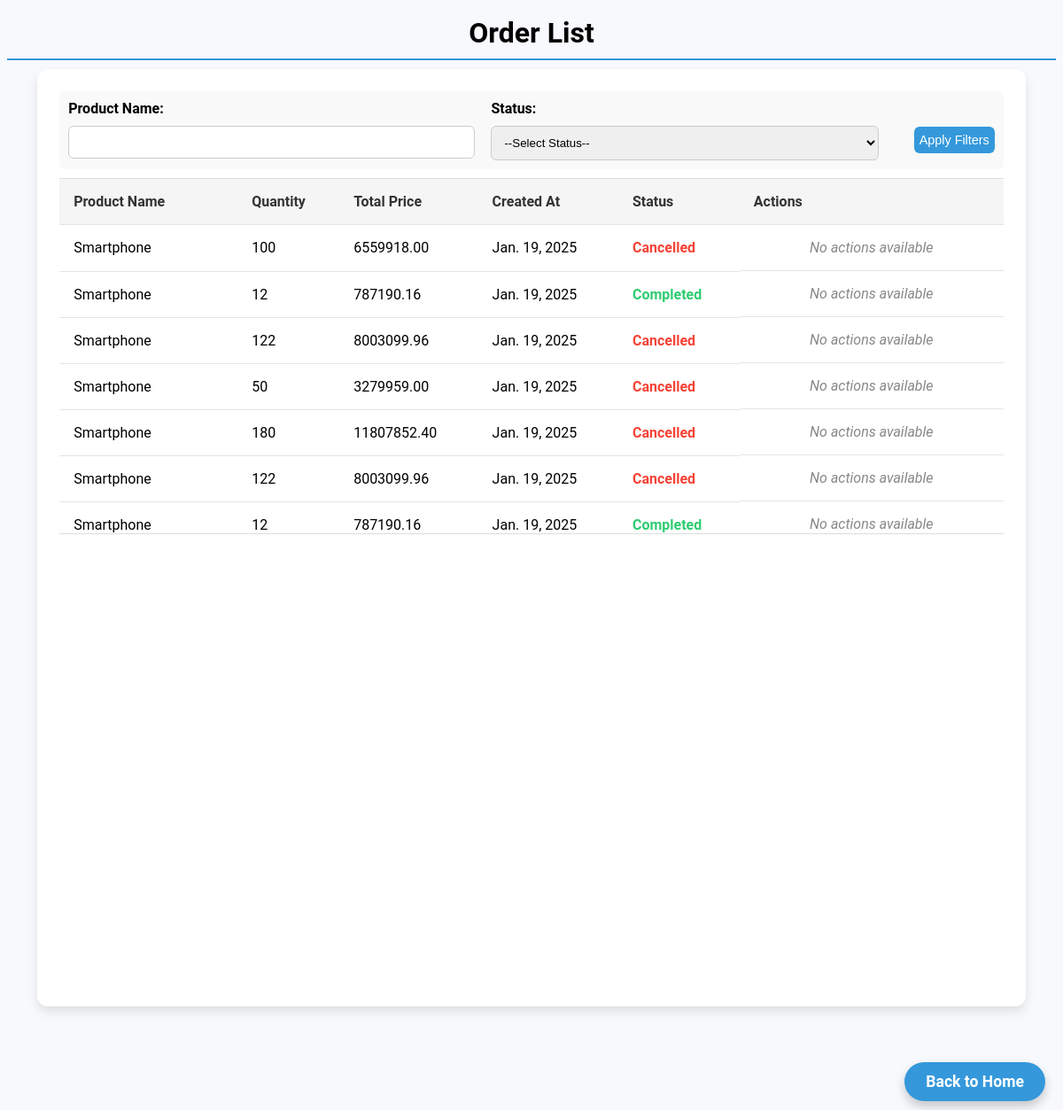
Screenshot of /orders/ with the database file from the repository.
### inventory_managemen/models.py (models this page shows, shortened)
class SaleOrder(models.Model):
    STATUS_CHOICES = [
        ('Pending', 'Pending'),
        ('Completed', 'Completed'),
        ('Cancelled', 'Cancelled'),
    ]
    product = models.ForeignKey(Product, on_delete=models.CASCADE)
    quantity = models.PositiveIntegerField()
    total_price = models.DecimalField(max_digits=10, decimal_places=2)
    sale_date = models.DateField(auto_now_add=True)
    status = models.CharField(max_length=10, choices=STATUS_CHOICES)

class Product(models.Model):
    name = models.CharField(max_length=255, unique=True)
    description = models.TextField()
    category = models.CharField(max_length=255)
    price = models.DecimalField(max_digits=10, decimal_places=2)
    stock_quantity = models.PositiveIntegerField()
    supplier = models.ForeignKey(Supplier, on_delete=models.CASCADE)

### inventory_managemen/views.py (the view)
# urls.py: path('orders/', views.list_orders, name='list_orders'),
def list_orders(request):
    product_name = request.GET.get('product_name', '')
    status = request.GET.get('status', '')
    start_date = request.GET.get('start_date', '')
    end_date = request.GET.get('end_date', '')
    filters = Q()
    if product_name:
        filters &= Q(product__name__icontains=product_name)
    if status:
        filters &= Q(status=status)
    if start_date and end_date:
        filters &= Q(sale_date__range=[start_date, end_date])
    orders = SaleOrder.objects.filter(filters)
    return render(request, 'inventory/list_orders.html', {'orders': orders})

### templates/inventory/list_orders.html (shortened to what this page needs)
<!DOCTYPE html>
<html lang="en">
<head>
</head>
<body>
    <h1>Order List</h1>
    <div class="container">
        <form method="get" action="{% url 'list_orders' %}">
            <div>
                <label for="product_name">Product Name:</label>
                <input type="text" id="product_name" name="product_name" value="{{ request.GET.product_name }}">
            </div>
            <div>
                <label for="status">Status:</label>
                <select id="status" name="status">
                    <option value="">--Select Status--</option>
                </select>
            </div>
            <button type="submit">Apply Filters</button>
        </form>
        <div class="table-wrapper">
            {% if orders %}
                <table>
                    <thead>
                        <tr>
                            <th>Product Name</th>
                            <th>Quantity</th>
                            <th>Total Price</th>
                            <th>Created At</th>
                            <th>Status</th>
                            <th>Actions</th>
                        </tr>
                    </thead>
                    <tbody>
                        {% for order in orders %}
                        <tr>
                            <td>{{ order.product.name }}</td>
                            <td>{{ order.quantity }}</td>
                            <td>{{ order.total_price }}</td>
                            <td>{{ order.sale_date }}</td>
                            <td class="{% if order.status == 'Cancelled' %}status-cancelled{% elif order.status == 'Pending' %}status-pending{% elif order.status == 'Completed' %}status-completed{% endif %}">
                                {{ order.status }}
                            </td>
                            <td class="actions">
                                {% if order.status != 'Completed' and order.status != 'Cancelled' %}
                                    <a href="{% url 'complete_sale_order' order.id %}">Complete</a>
                                    <a href="{% url 'cancel_sale_order' order.id %}">Cancel</a>
                                {% else %}
                                    <span class="status-msg">No actions available</span>
                                {% endif %}
                            </td>
                        </tr>
                        {% endfor %}
                    </tbody>
                </table>
            {% else %}
                <div class="no-orders">
                    No orders found.
                </div>
            {% endif %}
        </div>
    </div>
    <a href="{% url 'home' %}" class="back-to-home">Back to Home</a>
</body>
</html>

### templates/inventory/list_orders.html (style rules this page uses)
body { font-family: 'Roboto', sans-serif; background-color: #f7f9fc; display: flex; flex-direction: column; min-height: 90vh; }
h1 { text-align: center; font-size: 2rem; margin: 10px 0; font-weight: 600; padding-bottom: 10px; border-bottom: 2px solid #3498db; }
.container { background-color: #ffffff; width: 90%; max-width: 1100px; margin: 0 auto; padding: 25px; border-radius: 12px; box-shadow: 0 6px 12px rgba(0, 0, 0, 0.1); position: relative; flex-grow: 1; }
.table-wrapper { max-height: 400px; overflow-y: auto; border-top: 1px solid #ddd; border-bottom: 1px solid #ddd; }
table { width: 100%; border-collapse: collapse; }
th, td { padding: 16px; text-align: left; border-bottom: 1px solid #e5e5e5; }
th { background-color: #f5f5f5; color: #333; font-weight: 600; position: sticky; top: 0; z-index: 10; }
a { color: #fff; background-color: #3498db; text-decoration: none; padding: 10px 20px; border-radius: 6px; transition: background-color 0.3s ease; font-weight: 500; }
.actions { display: flex; gap: 10px; justify-content: center; }
.back-to-home { position: fixed; bottom: 10px; right: 20px; background-color: #3498db; color: white; padding: 12px 24px; border-radius: 50px; font-size: 1.1rem; text-decoration: none; font-weight: 600; box-shadow: 0 6px 12px rgba(0, 0, 0, 0.2); transition: background-color 0.3s ease; }
.status-cancelled { color: #f44336; font-weight: bold; }
.status-completed { color: #2ecc71; font-weight: bold; }
form { margin-bottom: 10px; background-color: #f9f9f9; padding: 10px; border-radius: 6px; display: flex; flex-wrap: wrap; gap: 20px; justify-content: space-between; }
form div { flex: 1; min-width: 200px; }
form label { font-weight: bold; }
form input, form select { margin-top: 10px; width: 100%; padding: 10px; border-radius: 6px; border: 1px solid #ccc; }
form button { margin-top: 30px; height: 30px; background-color: #3498db; color: white; border: none; border-radius: 6px; cursor: pointer; transition: background-color 0.3s ease; font-size: 0.9rem; }
form div:not(:last-child) { margin-right: 20px; }
.status-msg { color: #888; font-style: italic; }

### rows the page displays
SaleOrder: product.name "Smartphone", quantity "100", total_price "6559918.00", sale_date "Jan. 19, 2025", status "Cancelled", shows "No actions available"
SaleOrder: product.name "Smartphone", quantity "12", total_price "787190.16", sale_date "Jan. 19, 2025", status "Completed", shows "No actions available"
SaleOrder: product.name "Smartphone", quantity "122", total_price "8003099.96", sale_date "Jan. 19, 2025", status "Cancelled", shows "No actions available"
SaleOrder: product.name "Smartphone", quantity "50", total_price "3279959.00", sale_date "Jan. 19, 2025", status "Cancelled", shows "No actions available"
SaleOrder: product.name "Smartphone", quantity "180", total_price "11807852.40", sale_date "Jan. 19, 2025", status "Cancelled", shows "No actions available"
SaleOrder: product.name "Smartphone", quantity "122", total_price "8003099.96", sale_date "Jan. 19, 2025", status "Cancelled", shows "No actions available"
SaleOrder: product.name "Smartphone", quantity "12", total_price "787190.16", sale_date "Jan. 19, 2025", status "Completed", shows "No actions available"
